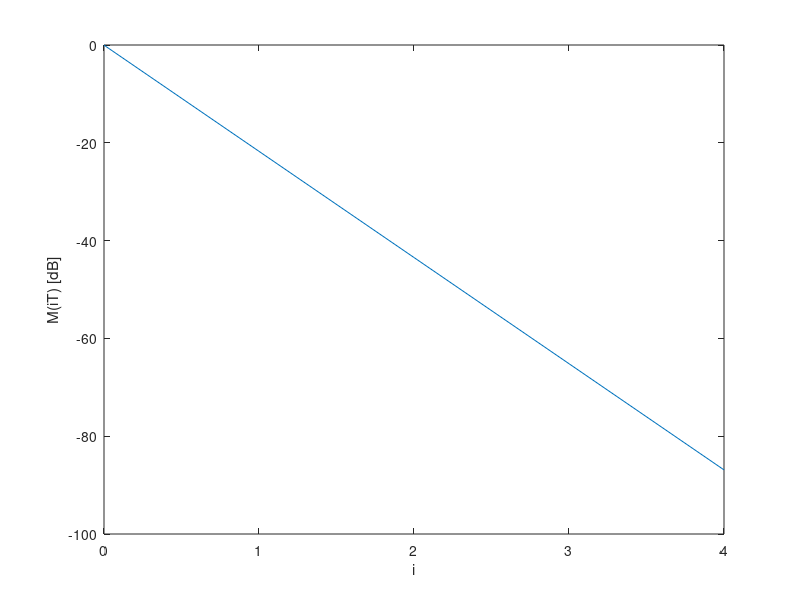

Write MATLAB code to recreate this figure. (Note: this script raises an error after producing the figure.)
close all; clear all; clc;

T = 1; % Symbol period?
tau_rms = 0.2*T;
N_h = 5;
Tc = T/4;

Kpdp = N_h;
tau = transpose((0:Kpdp-1) .* T);
pdp = exp(-tau/tau_rms)./tau_rms;
norm_pdp = pdp ./ sum(pdp);

rice_factor = 10^(2 / 10); % 2dB
C = sqrt(rice_factor/(rice_factor+1)); % Assuming normalized pdp

% Plot of the PDP(0..4)
figure;
plot(0:4, 10*log10(norm_pdp(1:5)));
xlabel('i');
ylabel('M(iT) [dB]');

% Table of the PDP(0..4)
fprintf('Normalized PDP values:\n');
for i=0:4
    fprintf('  M(%dT) & \\SI{%.3f}{\\dB} \\\\\n', i, 10*log10(norm_pdp(i+1)));
end

fdTc = 25e-5;
K = 80000;
g = generate_ch_response(Tc, fdTc/Tc, norm_pdp, C, N_h, K);

% Plot the channel h
Kplot = 12000;
figure;
subplot(1,3,1);
plot(0:Kplot-1, abs(h(1,1:Kplot)));
ylabel('|h_0(k)|');
subplot(1,3,2);
plot(0:Kplot-1, abs(h(3,1:Kplot)));
ylabel('|h_2(k)|');
subplot(1,3,3);
plot(0:Kplot-1, abs(h(5,1:Kplot)));
ylabel('|h_4(k)|');
